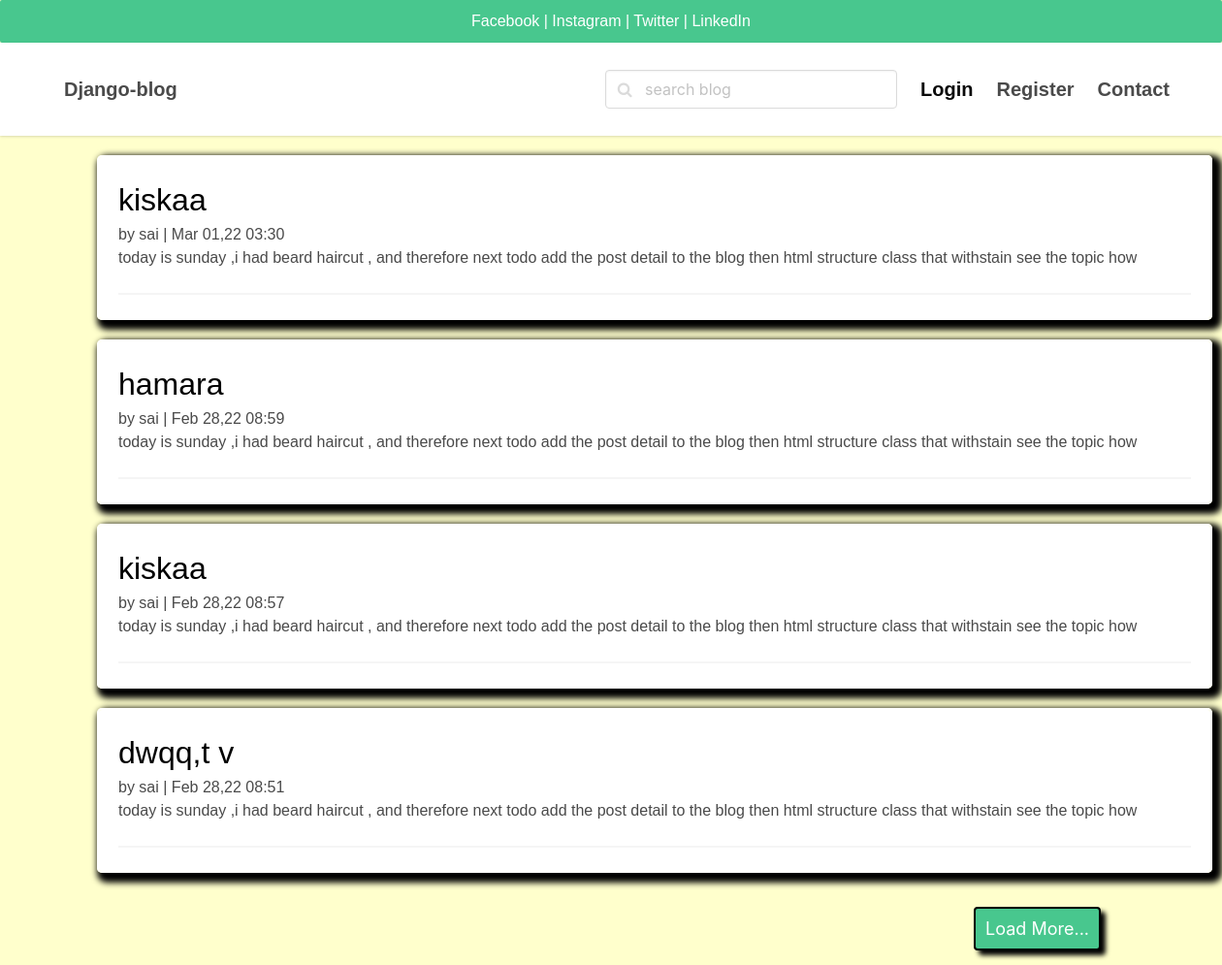
Before: / with the older database file.
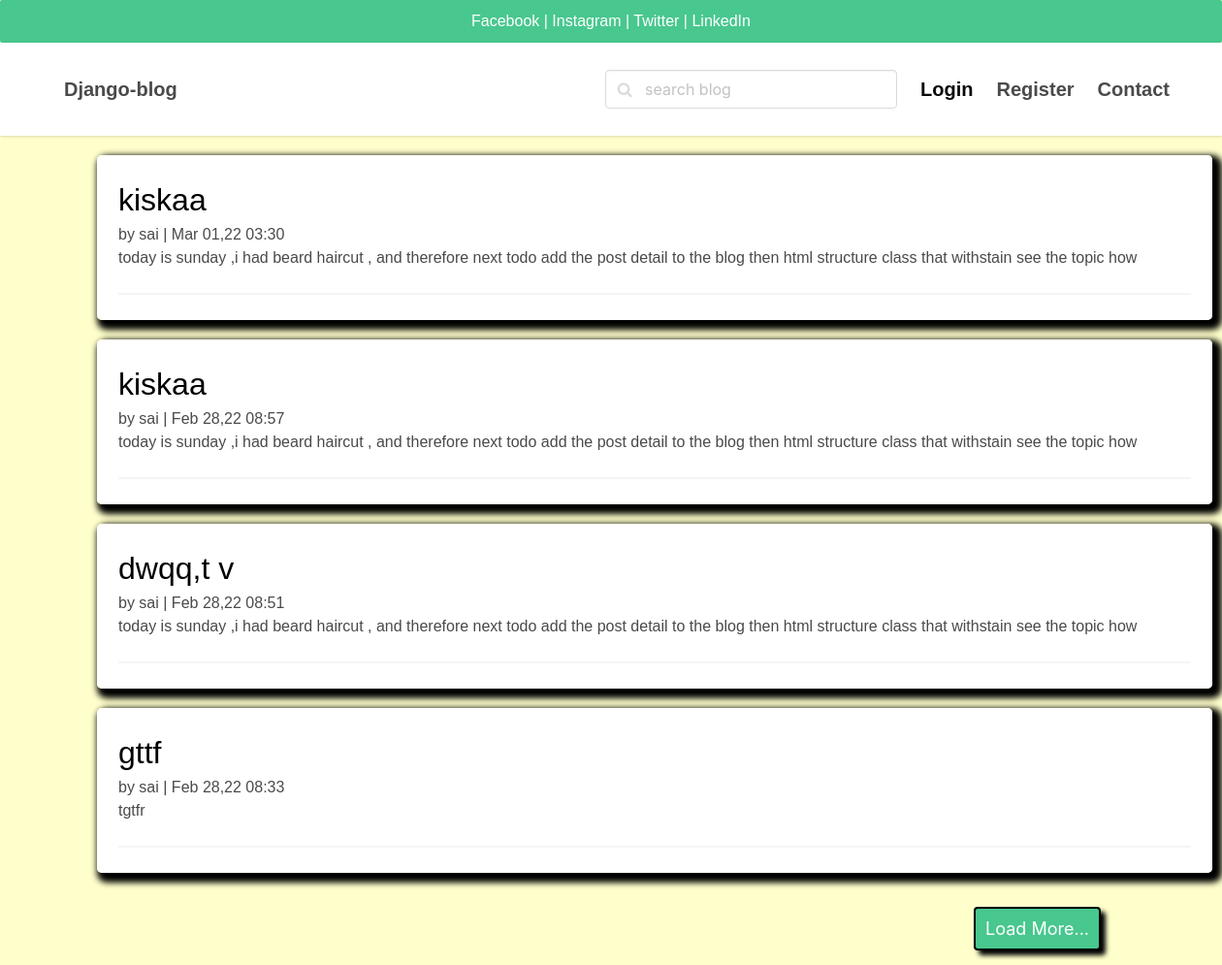
After: the same page with the newer database file.
### myapi/models.py (models this page shows, shortened)
class Posts(models.Model):
    aurt = models.CharField(max_length=15,default=User)
    title = models.CharField(max_length=20)
    content = models.TextField()
    image = models.ImageField(upload_to='media/uploads/',blank=True,null=True)
    date = models.DateTimeField(blank=True,default=timezone.now)
    Username = models.ForeignKey(User, on_delete=models.CASCADE, null=True, default=1)
    class Meta:
        verbose_name_plural="Posts"
    class Meta:
        ordering = ['-date', ]

class User(models.Model):
        Username = models.CharField(max_length=40)
        email = models.CharField(max_length=50, unique=True)
        phone = models.CharField(max_length=30)
        pass1 = models.CharField(max_length=200)
        def __str__(self):
            return self.Username

### myapi/views.py (the view)
# urls.py: path('', latest, name='latest'),
def latest(request):
    ldata = Posts.objects.all().order_by('-date')
    return render(request,'welcome.html',{'ldata':ldata})

### myapi/templates/welcome.html (shortened to what this page needs)
<!DOCTYPE html>
{% block body %}
<html lang="en">
<head>
    <link rel="stylesheet" href="https://unpkg.com/bulma@0.9.2/css/bulma.min.css" />
     <link href="https://stackpath.bootstrapcdn.com/font-awesome/4.7.0/css/font-awesome.min.css" rel="stylesheet"
>
</head>
<body>
 <div class="divsmed" style="align-center">
     <div class="smed">
         <a   href="https://www.facebook.com/relangi.saimanikanta/" target="_blank" ><span class="screen-reader-text">Facebook | </span></a>
         <a   href="https://www.instagram.com/saimanikantarelangi/" target="_blank" ><span class="screen-reader-text">Instagram |</span></a>
         <a   href="https://twitter.com/Saimanikanta815" target="_blank"><span class="screen-reader-text"> Twitter |</span></a>
         <a   href="https://www.linkedin.com/in/saimanikanta-relangi/" target="_blank"><span class="screen-reader-text"> LinkedIn</span></a>
     </div>
 </div>
<nav class="navbar">
    <div class="container">
      <div class="navbar-brand">
        <a class="navbar-item" href="/">
          <strong class="navbar-item is-active is-size-5 has-text-weight-semibold">Django-blog</strong>
        </a>
      </div>
      <div id="navbarMenu" class="navbar-menu">
        <div class="navbar-end">
          <div class=" navbar-item">
            <div class="control has-icons-left">
              <form action="/search" method="get">
                    <input class="input is rounded" type="search" name="query" id="query" placeholder="search blog">
              </form>
              <span class="icon is-left">
              </span>
            </div>
          </div>
          <a class="navbar-item is-active is-size-5 has-text-weight-semibold" href="login">
            Login
          </a>
          <a class="navbar-item is-size-5 has-text-weight-semibold" href="register">
            Register
          </a>
          <a class="navbar-item is-size-5 has-text-weight-semibold" href="contact">
            Contact
          </a>
        </div>
      </div>
    </div>
  </nav>
{% endblock %}
<div class="card1">
{% for post in ldata %}
    <div class="scroll">
        <h1 style="font-size:2rem;"><a href="postdetail/{{post.id}}">{{post.title}}</a></h1>
        <h3 style="font-size:1rem;">by {{post.Username}} | {{post.date|date:'M d,y h:i'}}</h3>
        <p >{{post.content}}</p>
        <hr>
    </div>
{% endfor %}
    </div>
<button id="loadmore">Load More...</button>
</body>
</html>

Changed rows visible on the page:
removed Posts: title "hamara", Username "sai", date "Feb 28,22 08:59", content "today is sunday ,i had beard haircut , and therefore next todo add the post detail to the blog then html structure class that withstain see the topic how"
now on this page (row unchanged): Posts: title "gttf", Username "sai", date "Feb 28,22 08:33", content "tgtfr"
